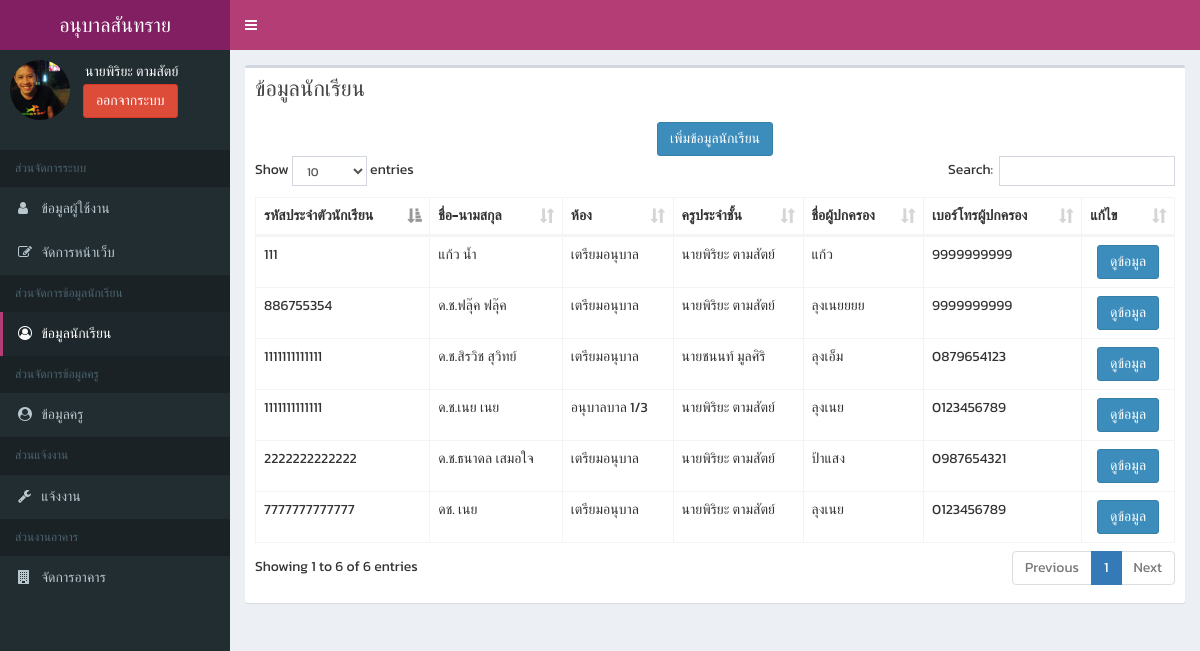
/main.php?page=student (signed in), run on the app's committed database.
### tables this page shows
CREATE TABLE `tb_user` (
  `id` int(4) UNSIGNED ZEROFILL NOT NULL,
  `user_teacherID` varchar(13) NOT NULL,
  `user_IDCard` varchar(13) NOT NULL,
  `user_fname` varchar(100) NOT NULL,
  `user_lname` varchar(100) NOT NULL,
  `user_nname` varchar(30) NOT NULL,
  `user_sex` varchar(10) NOT NULL,
  `user_tel` varchar(10) NOT NULL,
  `user_address` text NOT NULL,
  `user_username` varchar(30) NOT NULL,
  `user_password` varchar(30) NOT NULL,
  `user_img` text NOT NULL,
  `user_lood` varchar(3) NOT NULL,
  `user_birdthday` date NOT NULL,
  `user_email` varchar(100) NOT NULL,
  `user_fan` varchar(30) NOT NULL
);

CREATE TABLE `tb_student` (
  `id` int(5) UNSIGNED ZEROFILL NOT NULL,
  `stu_studentID` varchar(13) NOT NULL,
  `stu_IDCard` varchar(13) NOT NULL,
  `stu_fname` varchar(100) NOT NULL,
  `stu_lname` varchar(100) NOT NULL,
  `stu_nname` varchar(100) NOT NULL,
  `stu_sex` varchar(5) NOT NULL,
  `stu_address` text NOT NULL,
  `stu_img` text NOT NULL,
  `stu_lood` varchar(5) NOT NULL,
  `stu_birdthday` date NOT NULL,
  `stu_tea` text NOT NULL,
  `stu_room` varchar(50) NOT NULL,
  `stu_study` varchar(50) NOT NULL,
  `stu_fatername` varchar(255) NOT NULL,
  `stu_fatertel` varchar(10) NOT NULL,
  `stu_matername` varchar(255) NOT NULL,
  `stu_matertel` varchar(10) NOT NULL,
  `stu_parentname` varchar(255) NOT NULL,
  `stu_parenttel` varchar(10) NOT NULL
);

### class/sansai.class.php (called while the page is built, shortened)
<?php
  class System {
    function showStudent(){
      $sql="SELECT * FROM tb_student ";
             global $mysqli;
      $obj = array();
      $res = $mysqli->query($sql) or die("SQL Error: <br>".$sql."<br>".$mysqli->error);
      while ($data = $res->fetch_assoc()) {
        $obj[] = $data;
      }
      return $obj;
    }
    }
 ?>

### page/student/main.php (the view)
<?php
  $fuc=new System();
  $sstd = $fuc->showStudent();
?>
<section class="content-header">
  <div class="row">
        <div class="col-xs-12">
          <div class="box">
            <div class="box-header">
              <h3 class="box-title">ข้อมูลนักเรียน</h3>
            </div>
            <div class="box-body">
              <div class="row" >
                <div class="col-md-12" align="center">
                  <?php include('addstudent.php'); ?>
                </div>
              </div>
              <table id="example1" class="table table-bordered table-hover">
                <thead>
                <tr>
                  <th>รหัสประจำตัวนักเรียน</th>
                  <th>ชื่อ-นามสกุล</th>
                  <th>ห้อง</th>
                  <th>ครูประจำชั้น</th>
                  <th>ชื่อผู้ปกครอง</th>
                  <th>เบอร์โทรผู้ปกครอง</th>
                  <th>แก้ไข</th>
                </tr>
                </thead>
                <tbody>
                  <?php
                     foreach ($sstd as $showStu){
                     ?>
                   <tr>
                     <td><?=$showStu['stu_studentID']?></td>
                     <td><?=$showStu['stu_fname']?> <?=$showStu['stu_lname']?></td>
                     <td><?=$showStu['stu_room']?></td>
                     <td><?=$showStu['stu_tea']?></td>
                     <td><?=$showStu['stu_parentname']?></td>
                     <td><?=$showStu['stu_parenttel']?></td>
                     <td class="text-center"><a href="main.php?page=viewstudent&id=<?=$showStu['id']?>"> <input type="button"  class="btn btn-primary" value="ดูข้อมูล"></a></td>
                   </tr>
                <?php  } ?>
              </tbody>
              </table>
            </div>
          </div>
        </div>
  </div>
</section>

### main.php (shortened to what this page needs)
<?php
  include ('config/database.php');
  include ('class/sansai.class.php');
  $mysqli=connect();
  if (@$_SESSION['user_username']!=null || @$_SESSION['user_username']!='') {
    $select_data = "SELECT * FROM tb_user
    LEFT JOIN tb_user2 ON tb_user2.user2_id=tb_user.id
    WHERE user_username='".@$_SESSION['user_username']."'";
    $q_name = mysqli_query($mysqli,$select_data);
    $name_data = mysqli_fetch_array($q_name);
  }
    ?>
 <!DOCTYPE html>
 <html lang="en" dir="ltr">
   <head>
     <link rel="stylesheet" href="asset/bower_components/bootstrap/dist/css/bootstrap.min.css">
     <link rel="stylesheet" href="asset/bower_components/font-awesome/css/font-awesome.min.css">
     <link rel="stylesheet" href="asset/bower_components/Ionicons/css/ionicons.min.css">
     <link rel="stylesheet" href="asset/dist/css/AdminLTE.css">
     <link rel="stylesheet" href="asset/dist/css/skins/_all-skins.css">
     <link rel="stylesheet" href="asset/bower_components/morris.js/morris.css">
     <link rel="stylesheet" href="asset/bower_components/jvectormap/jquery-jvectormap.css">
     <link rel="stylesheet" href="asset/bower_components/bootstrap-datepicker/dist/css/bootstrap-datepicker.min.css">
     <link rel="stylesheet" href="asset/bower_components/bootstrap-daterangepicker/daterangepicker.css">
     <link rel="stylesheet" href="asset/plugins/bootstrap-wysihtml5/bootstrap3-wysihtml5.min.css">
     <link rel="stylesheet" href="asset/bower_components/datatables.net-bs/css/dataTables.bootstrap.min.css">
   </head>
   <body class="hold-transition skin-yellow sidebar-mini">
      <div class="wrapper">
        <?php
          include ('ux/header.php');
          include ('ux/sideber.php');
        ?>
        <div class="content-wrapper">
          <?php
              if (isset($page)){
                 if ($page=='student') { include ('page/student/main.php'); }
              }else{
                include ('index.php');
              }
          ?>
        </div>
      </div>
   </body>
 </html>

### ux/header.php (shortened to what this page needs)
<header class="main-header">
  <a href="main.php?page=user" class="logo">
    <span class="logo-lg">อนุบาลสันทราย</span>
  </a>
  <nav class="navbar navbar-static-top">
    <a href="#" class="sidebar-toggle" data-toggle="push-menu" role="button">
    </a>
  </nav>
</header>

### ux/sideber.php (shortened to what this page needs)
<?php
  $page=$_GET['page'];
  if ($page=='student') { $active_student='active'; }
?>
    <aside class="main-sidebar">
      <section class="sidebar">
        <div class="user-panel">
          <div class="pull-left image">
            <img src="img/<?=$name_data['user_img']?>" class="img-circle" alt="User Image">
          </div>
          <div class="pull-left info">
          <p>&nbsp;&nbsp;&nbsp;&nbsp;&nbsp;<?=$name_data['user_fname']?>&nbsp;<?=$name_data['user_lname']?></p>
              <form  action="logout.php" target="_self" method="post">
					     &nbsp;&nbsp;&nbsp;&nbsp;<input type="submit" name="logoutBtn" value="ออกจากระบบ" class="btn btn-danger ">
				    </form>
          </div>
        </div>
<br>
        <ul class="sidebar-menu" data-widget="tree">
            <li class="header">ส่วนจัดการระบบ</li>
                    <li class="<?=$active_user?>">
                      <a href="main.php?page=user">
                        <i class="fa fa-user"></i> <span>ข้อมูลผู้ใช้งาน</span>
                      </a>
                    </li>
                    <li class="<?=$active_website?>" style="<?php echo $name_data['user2_rankcheak'] != 'Developers' ? 'display:none;' : ''; ?>">
                      <a href="main.php?page=website">
                        <i class="fa fa-edit"></i> <span>จัดการหน้าเว็บ</span>
                      </a>
                    </li>
              <li class="header">ส่วนจัดการข้อมูลนักเรียน</li>
                  <li class="<?=$active_student?>">
                    <a href="main.php?page=student">
                      <i class="fa fa-user-circle-o"></i> <span>ข้อมูลนักเรียน</span>
                    </a>
                  </li>
              <li class="header">ส่วนจัดการข้อมูลครู</li>
                  <li class="<?=$active_teacher?>">
                    <a href="main.php?page=teacher">
                      <i class="fa fa-user-circle"></i> <span>ข้อมูลครู</span>
                    </a>
                  </li>
            <li class="header">ส่วนแจ้งงาน</li>
                    <li class="<?=$active_it?>">
                      <a href="main.php?page=it">
                        <i class="fa fa-wrench"></i> <span>แจ้งงาน</span>
                      </a>
                    </li>
            <li class="header" style="<?php echo $name_data['user2_rankcheak'] != 'Developers' ? 'display:none;' : ''; ?>">ส่วนงานอาคาร</li>
                  <li class="<?=$active_home?>" style="<?php echo $name_data['user2_rankcheak'] != 'Developers' ? 'display:none;' : ''; ?>">
                        <a href="main.php?page=home">
                          <i class="fa fa-building"></i> <span>จัดการอาคาร</span>
                        </a>
                  </li>
      </ul>
      </section>
    </aside>

### page/student/addstudent.php (shortened to what this page needs)
<button type="button" class="btn btn-primary" data-toggle="modal" data-target="#exampleModal">
  เพิ่มข้อมูลนักเรียน
</button>

### data on the page
tb_user: user_img (picture), user_fname "นายพิริยะ", user_lname "ตามสัตย์"
tb_student: stu_studentID "1111111111111", stu_fname "ด.ช.สิรวิช", stu_lname "สุวิทย์", stu_room "เตรียมอนุบาล", stu_tea "นายชนนท์ มูลศิริ", stu_parentname "ลุงเอ็ม", stu_parenttel "0879654123"
tb_student: stu_studentID "2222222222222", stu_fname "ด.ช.ธนาดล", stu_lname "เสมอใจ", stu_room "เตรียมอนุบาล", stu_tea "นายพิริยะ ตามสัตย์", stu_parentname "ป้าแสง", stu_parenttel "0987654321"
tb_student: stu_studentID "1111111111111", stu_fname "ด.ช.เนย", stu_lname "เนย", stu_room "อนุบาลบาล 1/3", stu_tea "นายพิริยะ ตามสัตย์", stu_parentname "ลุงเนย", stu_parenttel "0123456789"
tb_student: stu_studentID "886755354", stu_fname "ด.ช.ฟลุ๊ค", stu_lname "ฟลุ๊ค", stu_room "เตรียมอนุบาล", stu_tea "นายพิริยะ ตามสัตย์", stu_parentname "ลุงเนยยยย", stu_parenttel "9999999999"
tb_student: stu_studentID "7777777777777", stu_fname "ดช.", stu_lname "เนย", stu_room "เตรียมอนุบาล", stu_tea "นายพิริยะ ตามสัตย์", stu_parentname "ลุงเนย", stu_parenttel "0123456789"
tb_student: stu_studentID "111", stu_fname "แก้ว", stu_lname "น้ำ", stu_room "เตรียมอนุบาล", stu_tea "นายพิริยะ ตามสัตย์", stu_parentname "แก้ว", stu_parenttel "9999999999"
